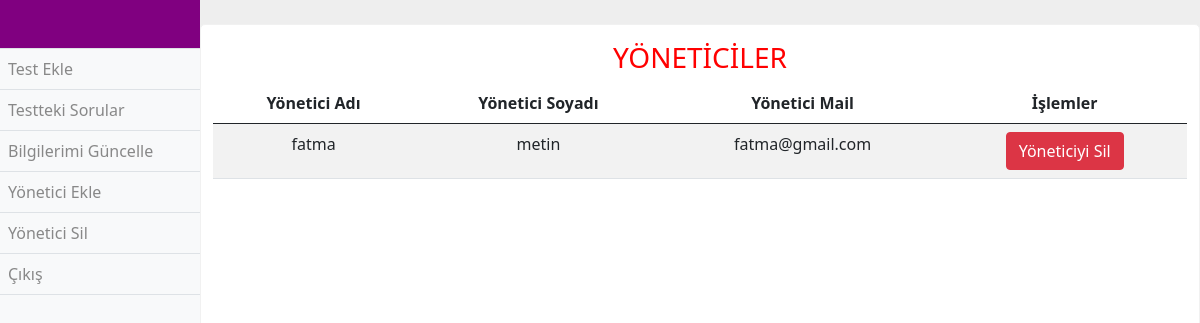
The page /yonetim.php?islem=yonetici_sil on the database its author committed.
### tables this page shows
CREATE TABLE `kullanicilar` (
  `id` int(15) NOT NULL,
  `kullanici_adi` text NOT NULL,
  `kullanici_soyadi` text NOT NULL,
  `email` text NOT NULL,
  `parola` text NOT NULL,
  `yonetim` int(11) NOT NULL DEFAULT 0
);

### yonetim.php (the view, shortened to what this page needs)
<!doctype html>
<html lang="en">
  <head>
    <link href="https://cdn.jsdelivr.net/npm/bootstrap@5.0.2/dist/css/bootstrap.min.css" rel="stylesheet">
  </head>
  <body>
  <?php
   include "baglanti.php";
   ?>
  <div class = "container-fluid bg-light">
        <div class = "row row-fluid">
            <div class = "col-md-2 border-right " style = "min-height:750px;">
                <div class = "row">
                    <div class = "col-md-12 p-4 mx-auto text-center text-white font-weight-bold" style="background-color:purple">
                    </div>
                </div>
                <div class = "row">
                    <div class = "col-md-12 bg-light p-2 pl-3 border-bottom border-top text-white">
                        <a href="yonetim.php?islem=test_ekle" id="lk">Test Ekle</a>
                    </div>
                    <div class = "col-md-12 bg-light p-2 pl-3 border-bottom text-white">
                        <a href="yonetim.php?islem=test_soru" id="lk">Testteki Sorular</a>
                    </div>
                    <div class = "col-md-12 bg-light p-2 pl-3 border-bottom text-white">
                        <a href="yonetim.php?islem=bilgi_guncelleme" id="lk">Bilgilerimi Güncelle</a>
                    </div>
                    <div class = "col-md-12 bg-light p-2 pl-3 border-bottom text-white">
                        <a href="yonetim.php?islem=yonetici_ekle" id="lk" >Yönetici Ekle</a>
                    </div>
                    <div class = "col-md-12 bg-light p-2 pl-3 border-bottom text-white">
                        <a href="yonetim.php?islem=yonetici_sil" id="lk" >Yönetici Sil</a>
                    </div>
                    <div class = "col-md-12 bg-light p-2 pl-3 border-bottom text-white">
                        <a href="yonetim.php?islem=cikis" id="lk" data-confirm="Çıkış yapmak istediğinize emin misiniz?">Çıkış</a>
                    </div>
                </div>
            </div>
            <div class = "col-md-10">
                <div class = "row" id="div2">
                    <div class = "col-md-12 mt-4" id="div1">
                        <?php
                        @$islem = $_GET["islem"];
                        switch ($islem) :
                            case "test_ekle":?>
          <?php
              case "yonetici_sil":?>
              <div class="row">
              <h3 class="text-center mt-3" style="color:red;">YÖNETİCİLER</h3>
              <div class="col-md-12">
              <table class="table table-hover table-striped" style="text-align: center;">
                  <thead>
                       <th>Yönetici Adı</th>
                       <th>Yönetici Soyadı</th>
                       <th>Yönetici Mail</th>
                      <th>İşlemler</th>
                  </thead>
                  <tbody>
                      <?php
                         $rows = $conn->query("SELECT * FROM kullanicilar WHERE yonetim=1");
                         foreach ($rows as $row) { ?>
                      <tr>
                          <td><?php echo $row["kullanici_adi"]?></td>
                          <td><?php echo $row["kullanici_soyadi"]?></td>
                          <td><?php echo $row["email"]?></td>
                            <td>
                            <a href='yonetim_fonk.php?id=<?php echo $row["id"]?>&secim=yonetici_sil' class="btn btn-danger">Yöneticiyi Sil</a>
                          </td>
                      </tr>
                      <?php } ?>
                  </tbody>
              </table>
          </div>
      </div>
            <?php  break;
                        endswitch;
                        ?>
                    </div>
                </div>
            </div>
        </div>
    </div>
  </body>
</html>

### yonetim.php (style rules this page uses)
body { height:100%; width:100%; position:absolute; }
.container-fluid, .row-fluid { height:inherit; }
#lk:link, #lk:visited { color:#888; text-decoration:none; }
#div2 { min-height:100%; background-color:#EEE; }
#div1 { background-color:#fff; border:1px solid #F1F1F1; border-radius:5px; }

### rows shown on the page
kullanicilar: kullanici_adi "fatma", kullanici_soyadi "metin", email "fatma@gmail.com"
